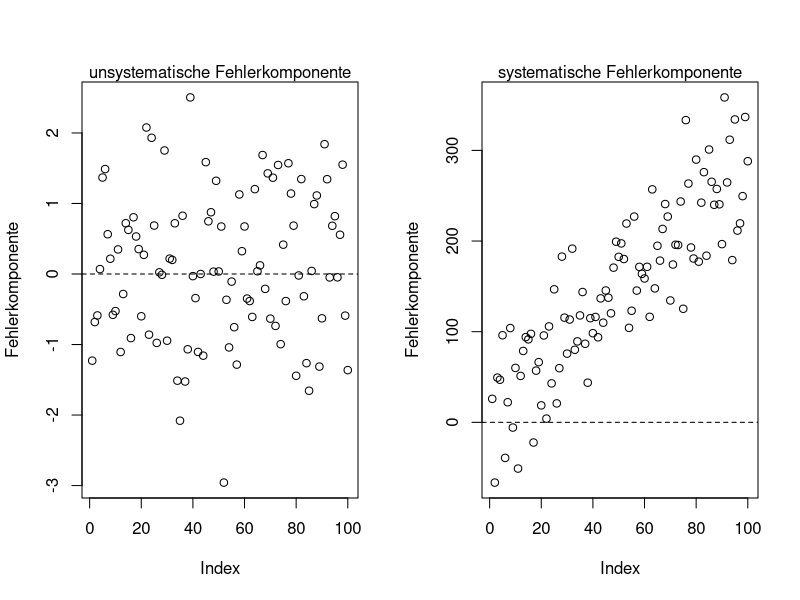
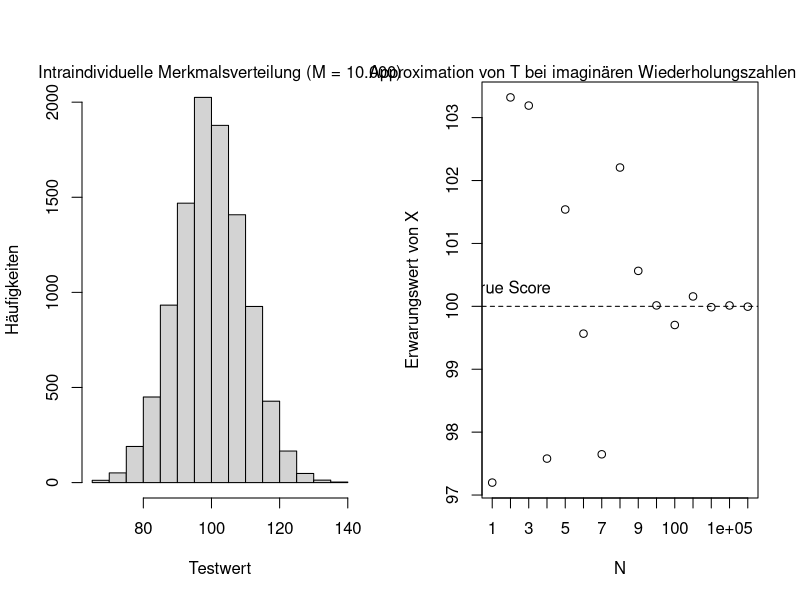
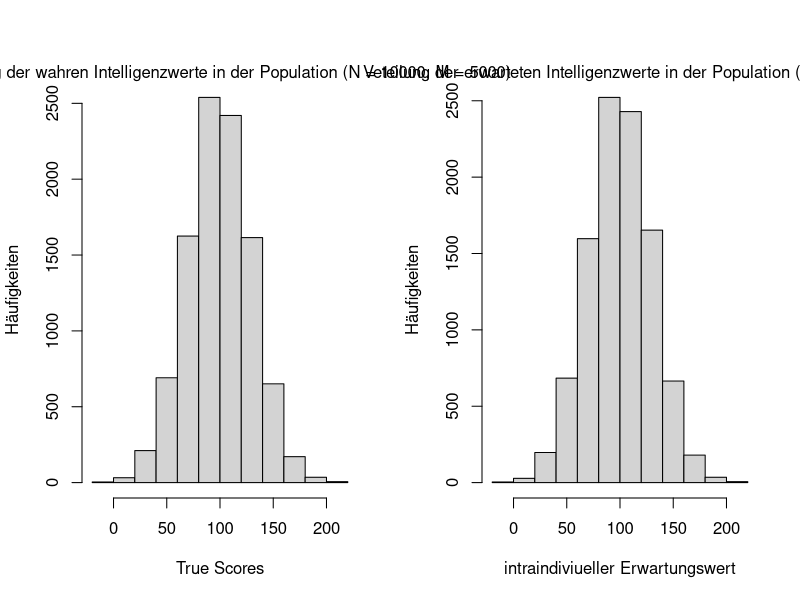
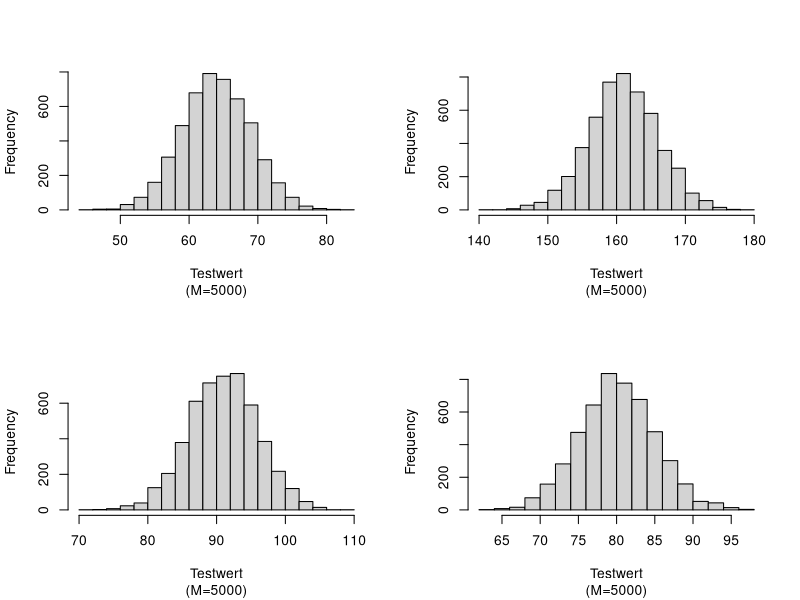
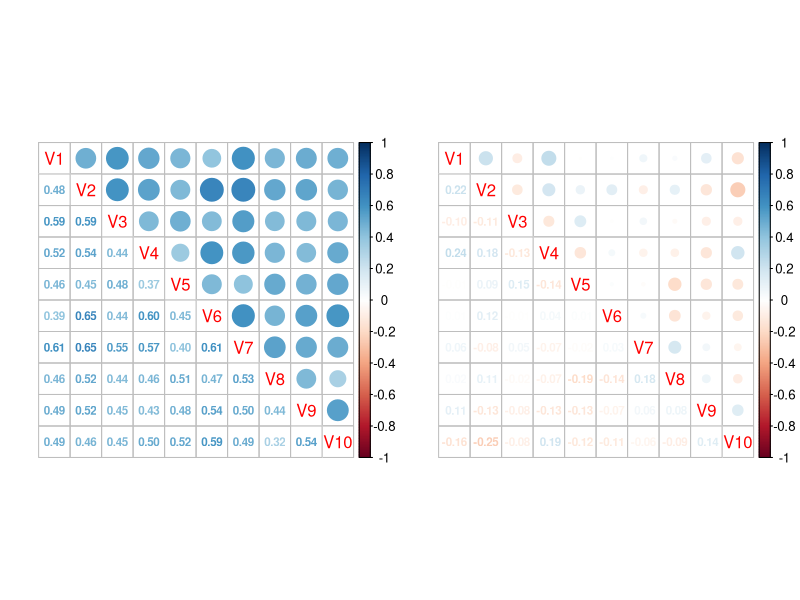
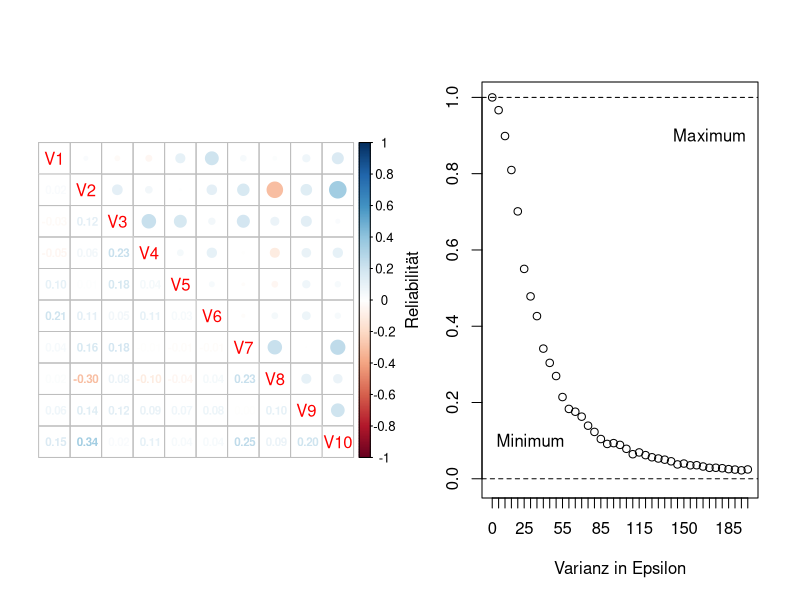

R code for these plots, in order:
## ---- chunk 1
knitr::opts_chunk$set(echo = FALSE)
## ---- chunk 2
old.par <- par(no.readonly=TRUE)
par(mfrow=c(1,2))
plot(rnorm(100), ylab = "Fehlerkomponente")
abline(h=0, lty=2)
mtext("unsystematische Fehlerkomponente")

seq <- seq(1, 100)
f <- function(x) 3*x + rnorm(1, 0, 50)
plot(sapply(seq, f), ylab = "Fehlerkomponente")
abline(h=0, lty=2)
mtext("systematische Fehlerkomponente")
## ---- chunk 3
set.seed(123)
## ---- chunk 4
true_age <- 28 
add_privacy <- function(true_age){
  # heads or tails
  hot <- sample(c(0,1), 1, replace = TRUE)
  ifelse(hot==1, true_age+1, true_age-1)
}
# Anzahl der Messwiederholungen
M <- 10 
reps <- replicate(M, add_privacy(true_age))
mean(reps)
## ---- chunk 5
set.seed(123)
# Anzahl der Messwiederholungen
M <- 1e4 
# True Score(s) (z.B. Intelligenztest)
T <- 100 
# Zufallsfehler; Schwankungsbreite +/- 10
E <- rnorm(M, 0, 10)
# Beobachtungswerte
X <- T + E 
# (Imaginäre() Wiederholung der Testung 
reps <- replicate(M, sample(X, 1))
## ---- chunk 6
# Intraindividuelle Merkmalsverteilung 
hist(reps, main = NULL, xlab="Testwert", 
     ylab="Häufigkeiten")
mtext("Intraindividuelle Merkmalsverteilung (M = 10.000)")
## ---- chunk 7
set.seed(123)
# Ein zufällig gezogener Beobachtungswert
(X_i <- sample(X, 1))
# Erwartungswert des Individuums: T = E(X) 
(E_X <- mean(reps))
## ---- chunk 8
# Set RNG state 
set.seed(123)
## ---- chunk 9
set.seed(123)
# True Score
T <- 100
generator <- function(M, T){
# Faster implementation
mean(rnorm(M, T, 5))
}
seq <- c(1:10, 100, 1e3, 1e4, 1e5, 1e6) 
E_X <- lapply(seq, generator, T=T)
plot(1:length(seq), E_X, xaxt='n', xlab = "N", ylab = "Erwarungswert von X")
axis(side = 1,  1:length(seq), as.character(seq))
abline(h=T, lty=2)
text(c(3,T+.3), labels = "True Score")
mtext("Approximation von T bei imaginären Wiederholungszahlen des Tests")
## ---- chunk 10
set.seed(123)
## ---- chunk 11
# Populationsgröße 
N <- 1e4 
# Generierung der True Scores
# 100: Mittlere Intelligenz in der Population
# 30: Abweichungen vom Populationnsmittelwert
T <- round(rnorm(N, 100, 30), digits = 0)
# Anzahl der (imaginären) Testwiederholungen
M <- 5000 
X <- lapply(T, function(T) rnorm(M, T , 5))
names(X) <- T
## ---- chunk 12
hist(T, main = NULL, xlab = "True Scores", ylab = "Häufigkeiten")
mtext("Verteilung der wahren Intelligenzwerte in der Population (N = 10000, M = 5000)")
## ---- chunk 13
hist(rapply(X, mean), main = NULL, xlab="intraindiviueller Erwartungswert",
     ylab = "Häufigkeiten")
mtext("Veteilung der erwarteten Intelligenzwerte in der Population (M = 5000)")
## ---- chunk 14
set.seed(123)
## ---- chunk 15
rnd_smpl <- sample(X, 4)
old.par <- par(no.readonly = TRUE)
par(mfrow=c(2,2))
lapply(rnd_smpl, hist, main=NULL, xlab="Testwert", sub=paste0("(M=", M,")"))
par(old.par)
## ---- chunk 16
set.seed(123)
## ---- chunk 17
# Zufallszug eines Individuums aus der Population
X_i <- sample(X, 1) 
# Zufallszug eines Testwertes der Person 
(X_ij <- sample(X_i[[1]], 1)) ; names(X_i)
## ---- chunk 18
set.seed(123)
## ---- chunk 19
rsample_i <- function(){
  # Zufallszug eines Individuums 
  X_i <- sample(X, 1) 
  # Zufallszug eines Testwertes 
  X_ij <- sample(X_i[[1]], 1)
  cat(" True Score (T):", names(X_i), "\n", 
      "Testwert (X):", round(X_ij), "\n", 
      "Messfehler (E):", 
      abs(round(X_ij) - as.numeric(names(X_i))))}
# Automatisierung 
rsample_i()
## ---- chunk 20
old.par <- par(no.readonly = TRUE)
par(mfrow=c(1,2))
set.seed(359)
# Define factor loadings
loads <- rep(0.7, 10)
# Sample correlation matrix
R_1 <- psych::sim.congeneric(loads=loads,N=50)
X_2 <- replicate(10, rnorm(100)) 
R_2 <- cor(X_2) 
attributes(R_2) <- attributes(R_1)
# Visualize the correlation matrix
lapply(list(R_1, R_2), function(R)  
  corrplot::corrplot.mixed(R, number.cex=.7))
par(old.par)
## ---- chunk 21
set.seed(123)
## ---- chunk 22
loads <- rep(0.4, 10)
R <- psych::sim.congeneric(loads=loads,N=50)
# Visualize the correlation matrix
corrplot::corrplot.mixed(R, number.cex=.7)
## ---- chunk 23
set.seed(123)
## ---- chunk 24
N <- 1000 # Verändere mich
tau <- rnorm(N, mean = 100, 30)
var_epsilon <- 25 # (25): Verändere mich!
epsilon <- rnorm(N, 0, var_epsilon) 
reliab <- function(tau, epsilon){
 rel <- var(tau) / var(tau + epsilon)
 cat("Reliabilität der Messung:", rel)
}
reliab(tau, epsilon)
## ---- chunk 25
set.seed(123)
reliab <- function(var_epsilon){
  N <- 1000
  tau <- rnorm(N, mean = 100, 30)
  epsilon <- rnorm(N, 0, var_epsilon) 
  var(tau) / var(tau + epsilon)
}
var_epsilon <- seq(0, 200, 5)
plot(sapply(var_epsilon, reliab), xaxt='n', ylim = c(-0.01, 1),
     xlab="Varianz in Epsilon", ylab="Reliabilität")
axis(side = 1,  1:length(var_epsilon), as.character(var_epsilon))
abline(h=c(0,1), lty=2) 
text(x= 7, y= 0.1, "Minimum") ; text(x= 35, y= 0.9, "Maximum")
## ---- chunk 26
set.seed(123)
## ---- chunk 27
n <- 100
x <- rnorm(n)
y <- rnorm(x)
cor(x, y) ; cor(x+3, y) ; cor(x, y + 3) ; cor(x + 3, y + 3)
## ---- chunk 28
x[1:50] <- x[1:50] + 3
cor(x, y) 

# Additional increase MME
x[1:50] <- x[1:50] + 6
cor(x, y) 
## ---- chunk 29
set.seed(123)
## ---- chunk 30
x <- rnorm(100) ; y <- rnorm(x)
# Original result
lm(y ~ x)$coef[[2]] 
# Manipulatied predictor 
beta_ast <- lm(y ~ I(x+3))$coef[[2]] 
# Manipulatied outcome 
lm(I(y+3) ~ I(x))$coef[[2]] 
## ---- chunk 31
set.seed(123)
## ---- chunk 32
x <- rnorm(100) ; y <- rnorm(x)
x[1:50] <- x[1:50] + 3
beta <- lm(y ~ x)$coef[[2]] 
# Manipulatied predictor 
x[1:50] <- x[1:50] + 6
# Manipulatied coefficient 
lm(y ~ x)$coef[[2]] 
